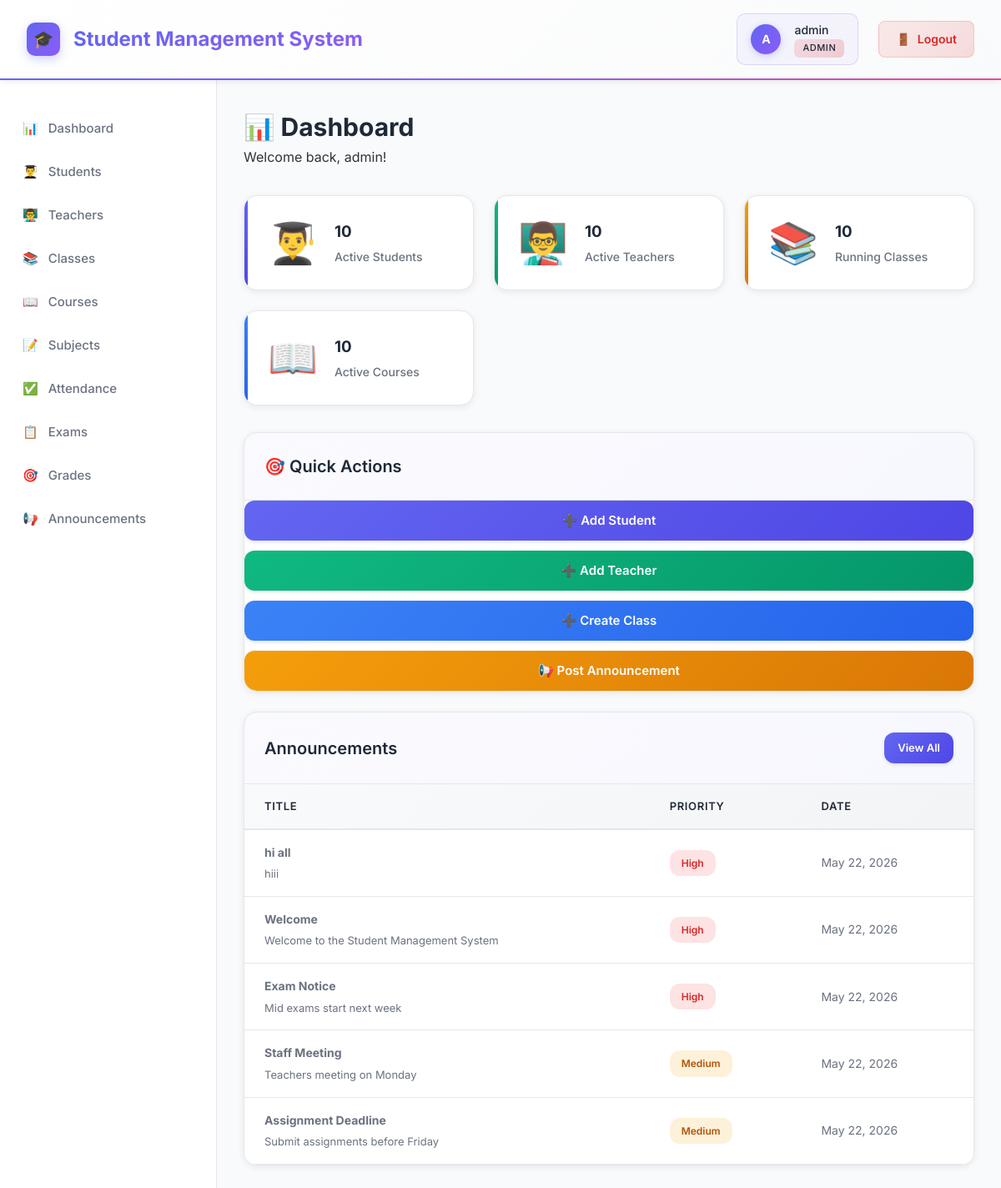
/dashboard.php (signed in), run on the app's committed database.
### tables this page shows
CREATE TABLE announcements (
    id INT AUTO_INCREMENT PRIMARY KEY,
    title VARCHAR(200) NOT NULL,
    content TEXT NOT NULL,
    posted_by INT NOT NULL,
    target_audience ENUM('all', 'students', 'teachers') DEFAULT 'all',
    priority ENUM('low', 'medium', 'high') DEFAULT 'medium',
    created_at TIMESTAMP DEFAULT CURRENT_TIMESTAMP,
    FOREIGN KEY (posted_by) REFERENCES users(id) ON DELETE CASCADE
);

### config/config.php (called while the page is built, shortened)
<?php
function currentRole(): string {
    return $_SESSION['role'] ?? 'guest';
}
function displayName(): string {
    return htmlspecialchars(
        $_SESSION['display_name'] ?? $_SESSION['username'] ?? 'User'
    );
}

### dashboard.php (the view, shortened to what this page needs)
<?php
require_once 'config/config.php';
$database = new Database();
$db       = $database->getConnection();
$role     = currentRole();
function countQ(PDO $db, string $sql, array $p = []): int {
    $s = $db->prepare($sql);
    $s->execute($p);
    return (int)($s->fetch()['total'] ?? 0);
}
$stats = [];
if ($role === 'admin') {
    $stats['students'] = countQ($db, "SELECT COUNT(*) AS total FROM students WHERE status='active'");
    $stats['teachers'] = countQ($db, "SELECT COUNT(*) AS total FROM teachers WHERE status='active'");
    $stats['classes']  = countQ($db, "SELECT COUNT(*) AS total FROM classes  WHERE status='active'");
    $stats['courses']  = countQ($db, "SELECT COUNT(*) AS total FROM courses  WHERE status='active'");
}
$audFilter = match($role) {
    'student' => "AND (a.target_audience='all' OR a.target_audience='students')",
    'teacher' => "AND (a.target_audience='all' OR a.target_audience='teachers')",
    default   => ''
};
$annStmt = $db->prepare(
    "SELECT a.*, u.display_name AS poster_name
     FROM announcements a
     LEFT JOIN users u ON u.id=a.posted_by
     WHERE 1=1 $audFilter
     ORDER BY a.created_at DESC LIMIT 5");
$annStmt->execute();
$announcements = $annStmt->fetchAll();
?>
<!DOCTYPE html>
<html lang="en">
<head>
    <link rel="stylesheet" href="assets/css/style.css">
</head>
<body>
<?php include 'includes/header.php'; ?>
<div class="container">
    <?php include 'includes/sidebar.php'; ?>
    <main class="main-content">
        <div class="page-header">
            <div>
                <h1>📊 Dashboard</h1>
                <p>Welcome back, <?php echo displayName(); ?>!</p>
            </div>
        </div>
        <?php if ($role === 'admin'): ?>
        <div class="stats-grid">
            <div class="stat-card stat-primary">
                <div class="stat-icon">👨‍🎓</div>
                <div class="stat-details"><h3><?php echo $stats['students']; ?></h3><p>Active Students</p></div>
            </div>
            <div class="stat-card stat-success">
                <div class="stat-icon">👨‍🏫</div>
                <div class="stat-details"><h3><?php echo $stats['teachers']; ?></h3><p>Active Teachers</p></div>
            </div>
            <div class="stat-card stat-warning">
                <div class="stat-icon">📚</div>
                <div class="stat-details"><h3><?php echo $stats['classes']; ?></h3><p>Running Classes</p></div>
            </div>
            <div class="stat-card stat-info">
                <div class="stat-icon">📖</div>
                <div class="stat-details"><h3><?php echo $stats['courses']; ?></h3><p>Active Courses</p></div>
            </div>
        </div>
        <div class="card" style="margin-bottom:24px">
            <div class="card-header"><h2>🎯 Quick Actions</h2></div>
            <div class="card-body" style="display:flex;flex-direction:column;gap:12px">
                <a href="students/add.php"      class="btn btn-primary"  style="width:100%">➕ Add Student</a>
                <a href="teachers/add.php"      class="btn btn-success"  style="width:100%">➕ Add Teacher</a>
                <a href="classes/add.php"        class="btn btn-info"     style="width:100%">➕ Create Class</a>
                <a href="announcements/add.php"  class="btn btn-warning"  style="width:100%">📢 Post Announcement</a>
            </div>
        </div>
        <?php endif; ?>
        <div class="card">
            <div class="card-header">
                <h2>Announcements</h2>
                <a href="announcements/index.php" class="btn btn-sm btn-primary">View All</a>
            </div>
            <div class="card-body">
                <?php if ($announcements): ?>
                <table class="data-table">
                    <thead>
                        <tr>
                            <th>Title</th>
                            <th>Priority</th>
                            <th>Date</th>
                        </tr>
                    </thead>
                    <tbody>
                        <?php foreach ($announcements as $ann): ?>
                        <tr>
                            <td>
                                <strong><?php echo htmlspecialchars($ann['title']); ?></strong>
                                <div style="color:var(--gray-medium);font-size:0.8125rem;margin-top:4px;">
                                    <?php echo mb_substr(htmlspecialchars($ann['content']), 0, 80); ?><?php echo mb_strlen($ann['content']) > 80 ? '...' : ''; ?>
                                </div>
                            </td>
                            <td>
                                <span class="badge badge-<?php echo htmlspecialchars($ann['priority']); ?>">
                                    <?php echo ucfirst(htmlspecialchars($ann['priority'])); ?>
                                </span>
                            </td>
                            <td><?php echo date('M d, Y', strtotime($ann['created_at'])); ?></td>
                        </tr>
                        <?php endforeach; ?>
                    </tbody>
                </table>
                <?php endif; ?>
            </div>
        </div>
    </main>
</div>
</body>
</html>

### assets/css/style.css (style rules this page uses)
* { margin: 0; padding: 0; box-sizing: border-box; }
:root { --primary-color: #6366F1; --primary-dark: #4F46E5; --secondary-color: #10B981; --danger-color: #EF4444; --warning-color: #F59E0B; --info-color: #3B82F6; --dark-color: #1F2937; --gray-medium: #6B7280; --gray-light: #9CA3AF; --light-color: #F9FAFB; --white: #FFFFFF; --border-color: #E5E7EB; }
body { font-family: 'Inter', -apple-system, BlinkMacSystemFont, 'Segoe UI', Roboto, sans-serif; background: #f5f5f5; color: #333; line-height: 1.6; }
.container { display: flex; min-height: calc(100vh - 70px); }
.main-content { flex: 1; padding: 2rem; background: var(--light-color); overflow-y: auto; }
.page-header { display: flex; justify-content: space-between; align-items: center; margin-bottom: 2rem; }
.page-header h1 { font-size: 1.875rem; color: var(--dark-color); font-weight: 700; margin: 0; }
.card { background: var(--white); border-radius: 16px; box-shadow: 0 2px 8px rgba(0, 0, 0, 0.08); margin-bottom: 1.5rem; overflow: hidden; border: 1px solid var(--border-color); transition: all 0.3s; }
.card-header { padding: 1.5rem; border-bottom: 1px solid var(--border-color); background: linear-gradient(135deg, rgba(99, 102, 241, 0.03), rgba(99, 102, 241, 0.05)); display: flex; justify-content: space-between; align-items: center; gap: 1rem; }
.card-header h2 { font-size: 1.25rem; color: var(--dark-color); font-weight: 600; margin: 0; }
.card-body { padding: 0; }
.data-table { width: 100%; border-collapse: collapse; background: var(--white); }
.data-table thead { background: linear-gradient(135deg, #F9FAFB, #F3F4F6); }
.data-table th { padding: 1rem 1.5rem; text-align: left; font-weight: 600; color: var(--dark-color); font-size: 0.8125rem; text-transform: uppercase; letter-spacing: 0.05em; border-bottom: 2px solid var(--border-color); }
.data-table td { padding: 1rem 1.5rem; border-bottom: 1px solid var(--border-color); color: var(--gray-medium); font-size: 0.875rem; }
.data-table tbody tr { transition: all 0.2s; }
.stats-grid { display: grid; grid-template-columns: repeat(auto-fit, minmax(250px, 1fr)); gap: 1.5rem; margin-bottom: 2rem; }
.stat-card { background: var(--white); padding: 1.75rem; border-radius: 16px; box-shadow: 0 2px 8px rgba(0, 0, 0, 0.08); display: flex; align-items: center; gap: 1.25rem; border: 1px solid var(--border-color); transition: all 0.3s; position: relative; overflow: hidden; }
.stat-card::before { content: ''; position: absolute; top: 0; left: 0; width: 4px; height: 100%; transition: width 0.3s; }
.stat-icon { font-size: 3rem; line-height: 1; opacity: 0.9; }
.stat-details h3 { font-size: 2. 25rem; font-weight: 700; color: var(--dark-color); margin-bottom: 0.25rem; }
.stat-details p { color: var(--gray-medium); font-size: 0.875rem; font-weight: 500; }
.stat-primary::before { background: linear-gradient(135deg, var(--primary-color), var(--primary-dark)); }
.stat-success::before { background: linear-gradient(135deg, var(--secondary-color), #059669); }
.stat-warning::before { background: linear-gradient(135deg, var(--warning-color), #D97706); }
.stat-info::before { background: linear-gradient(135deg, var(--info-color), #2563EB); }
.btn { display: inline-flex; align-items: center; justify-content: center; gap: 8px; padding: 12px 24px; border: none; border-radius: 12px; font-size: 15px; font-weight: 600; cursor: pointer; text-decoration: none; transition: all 0.3s; box-shadow: 0 2px 4px rgba(0, 0, 0, 0.1); font-family: inherit; }
.btn-primary { background: linear-gradient(135deg, var(--primary-color), var(--primary-dark)); color: var(--white); }
.btn-success { background: linear-gradient(135deg, var(--secondary-color), #059669); color: var(--white); }
.btn-warning { background: linear-gradient(135deg, var(--warning-color), #D97706); color: var(--white); }
.btn-info { background: linear-gradient(135deg, var(--info-color), #2563EB); color: var(--white); }
.btn-sm { padding: 8px 16px; font-size: 13px; }
.badge { display: inline-block; padding: 0.375rem 0.875rem; font-size: 0.75rem; font-weight: 600; border-radius: 12px; text-transform: capitalize; }
.btn-sm { padding: 0.5rem 1rem; font-size: 0.8125rem; }
.badge-medium, .badge-warning { background: rgba(245, 158, 11, 0.15); color: #B45309; }
.badge-high, .badge-danger { background: rgba(239, 68, 68, 0.15); color: #DC2626; }

### data on the page
announcements: title "hi all", content "hiii", priority "High", created_at "May 22, 2026"
announcements: title "Welcome", content "Welcome to the Student Management System", priority "High", created_at "May 22, 2026"
announcements: title "Exam Notice", content "Mid exams start next week", priority "High", created_at "May 22, 2026"
announcements: title "Staff Meeting", content "Teachers meeting on Monday", priority "Medium", created_at "May 22, 2026"
announcements: title "Assignment Deadline", content "Submit assignments before Friday", priority "Medium", created_at "May 22, 2026"

### other printed values
substr($username, 0, 1) "A"
$username "admin"
$_SESSION['role'] "ADMIN"
displayName() "admin"
$stats['students'] "10"
$stats['teachers'] "10"
$stats['classes'] "10"
$stats['courses'] "10"
